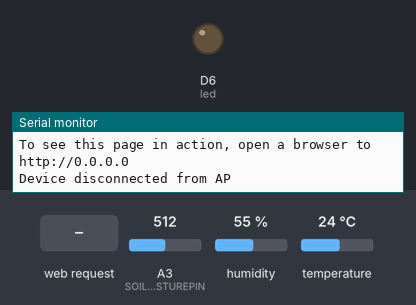
Bench run of a sketch on a simulated Arduino MKR. Shown: output pins drawn as LEDs (lit = HIGH), the last lines printed to the serial monitor. The test bench sets the inputs (shaded band); at power-on: A3 (SOILMOISTUREPIN) = 512, humidity 55 %, temperature 24 °C.

Above: at 11.2 s.
11.3 s: HTTP request GET /H received
At 13.8 s:
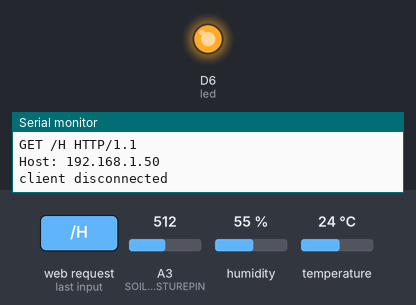
14.3 s: HTTP request GET /L received
At 17.3 s:
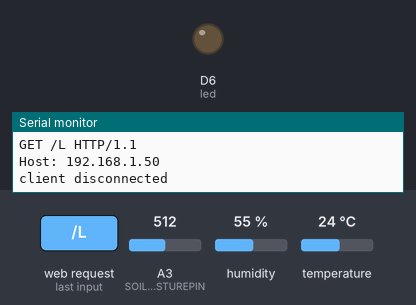
Timing chart, 0 to 18.8 s (numbered marks = the images above; inputs shaded):
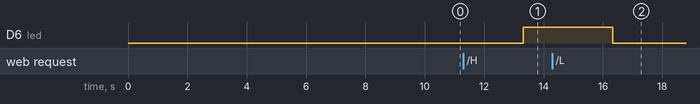

Measured:
- after the input at 11.3 s, D6 (led): LOW → HIGH after 2.0 s
- after the input at 14.3 s, D6 (led): HIGH → LOW after 2.0 s

The sketch:

AccessPoint.ino
```cpp
#include <WiFiNINA.h>
#include <DHT.h>
#include <SPI.h>
char ssid[] = "PlantAP";        // your network SSID (name)
char pass[] = "strongPass";    // your network password (use for WPA, or use as key for WEP)
int keyIndex = 0;                // your network key Index number (needed only for WEP)

int led =  LED_BUILTIN;
int status = WL_IDLE_STATUS;
WiFiServer server(80);

#define DHTPIN 2     // Digital pin connected to the DHT sensor
#define DHTTYPE DHT11   // DHT 11
#define SOILMOISTUREPIN A3 // Analog pin connected to the moisture sensor
float h;
float t;
int moisture;
DHT dht(DHTPIN, DHTTYPE);

void setup() {
  //Initialize serial and wait for port to open:
  Serial.begin(9600);
  while (!Serial) {
    ; // wait for serial port to connect. Needed for native USB port only
  }
  dht.begin();

  Serial.println("Access Point Web Server");

  pinMode(led, OUTPUT);      // set the LED pin mode

  // check for the WiFi module:
  if (WiFi.status() == WL_NO_MODULE) {
    Serial.println("Communication with WiFi module failed!");
    // don't continue
    while (true);
  }

  String fv = WiFi.firmwareVersion();
  if (fv < WIFI_FIRMWARE_LATEST_VERSION) {
    Serial.println("Please upgrade the firmware");
  }

  // print the network name (SSID);
  Serial.print("Creating access point named: ");
  Serial.println(ssid);

  // Create open network. Change this line if you want to create an WEP network:
  status = WiFi.beginAP(ssid, pass);
  if (status != WL_AP_LISTENING) {
    Serial.println("Creating access point failed");
    // don't continue
    while (true);
  }

  // wait 10 seconds for connection:
  delay(10000);

  // start the web server on port 80
  server.begin();

  // you're connected now, so print out the status
  printWiFiStatus();
}


void loop() {
  // compare the previous status to the current status
  if (status != WiFi.status()) {
    // it has changed update the variable
    status = WiFi.status();

    if (status == WL_AP_CONNECTED) {
      // a device has connected to the AP
      Serial.println("Device connected to AP");
    } else {
      // a device has disconnected from the AP, and we are back in listening mode
      Serial.println("Device disconnected from AP");
    }
  }

  WiFiClient client = server.available();   // listen for incoming clients

  if (client) {
    measureData();                          // if you get a client,
    Serial.println("new client");           // print a message out the serial port
    String currentLine = "";                // make a String to hold incoming data from the client
    while (client.connected()) {            // loop while the client's connected
      if (client.available()) {             // if there's bytes to read from the client,
        char c = client.read();             // read a byte, then
        Serial.write(c);                    // print it out the serial monitor
        if (c == '\n') {                    // if the byte is a newline character

          // if the current line is blank, you got two newline characters in a row.
          // that's the end of the client HTTP request, so send a response:
          if (currentLine.length() == 0) {
            // HTTP headers always start with a response code (e.g. HTTP/1.1 200 OK)
            // and a content-type so the client knows what's coming, then a blank line:
            client.println("HTTP/1.1 200 OK");
            client.println("Content-type:text/html");
            client.println();

            // the content of the HTTP response follows the header:

            client.print("<h1>Data measure from the plant </h1>");
            client.print("<p>Temperature is "+ String(t)+"&deg;C</p>");
            client.print("<p>Humidity is " + String(h) +"%</p>");
            client.print("<h2>Soil humidity</h2>");
            if(moisture<300){
              client.print("Soil dry ");
            } else if (moisture<700){
              client.print("Soil humid ");
            } else if (moisture >950){
              client.print("In watter ");
            }
            client.print(String(moisture));
            client.print("<h1>Switch LED</h1>");
            client.print("Click <a href=\"/H\">here</a> turn the LED on<br>");
            client.print("Click <a href=\"/L\">here</a> turn the LED off<br>");

            // The HTTP response ends with another blank line:
            client.println();
            // break out of the while loop:
            break;
          }
          else {      // if you got a newline, then clear currentLine:
            currentLine = "";
          }
        }
        else if (c != '\r') {    // if you got anything else but a carriage return character,
          currentLine += c;      // add it to the end of the currentLine
        }

        // Check to see if the client request was "GET /H" or "GET /L":
        if (currentLine.endsWith("GET /H")) {
          digitalWrite(led, HIGH);               // GET /H turns the LED on
        }
        if (currentLine.endsWith("GET /L")) {
          digitalWrite(led, LOW);                // GET /L turns the LED off
        }
      }
    }
    // close the connection:
    client.stop();
    Serial.println("client disconnected");
  }
}

void printWiFiStatus() {
  // print the SSID of the network you're attached to:
  Serial.print("SSID: ");
  Serial.println(WiFi.SSID());

  // print your WiFi shield's IP address:
  IPAddress ip = WiFi.localIP();
  Serial.print("IP Address: ");
  Serial.println(ip);

  // print where to go in a browser:
  Serial.print("To see this page in action, open a browser to http://");
  Serial.println(ip);

}

void measureData(){
  delay(2000);
  moisture = analogRead(SOILMOISTUREPIN);
  h = dht.readHumidity();
  t = dht.readTemperature();
}
```
